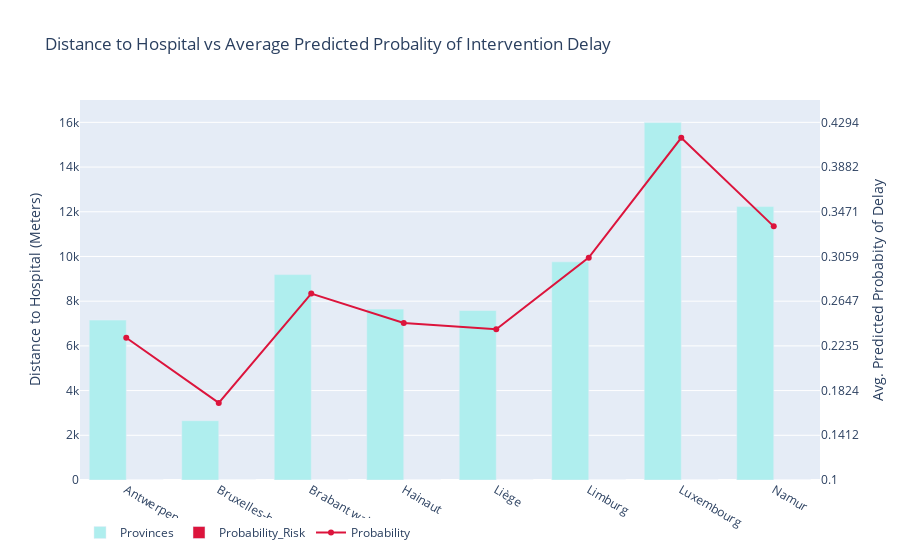

The notebook cell this image was saved under:
### Code cell
area_provinces_risk = area_provinces.merge(provinces_risk, on="province")
area_provinces_risk["province_cap"] = area_provinces_risk["province"].apply(lambda x: x.capitalize())



fig_bar = go.Figure(
    data=go.Bar(
        x=area_provinces_risk["province_cap"],
        y=area_provinces_risk["Calculated Distance destination"],
        name="Provinces",
        marker=dict(color="paleturquoise"),

    )
)

fig_bar.add_trace(
    go.Bar(
        x=area_provinces_risk["province_cap"],
        y=area_provinces_risk["Probability_Risk"],
        name="Probability_Risk",
        marker=dict(color="crimson"),
    )
)


fig_bar.add_trace(
    go.Scatter(
        x=area_provinces_risk["province_cap"],
        y=area_provinces_risk["Probability_Risk"],
        yaxis="y2",
        name="Probability",
        marker=dict(color="crimson"),
    )
)
# fig_bar.add_trace(
#     go.Scatter(
#         x=area_provinces_risk["province_cap"],
#         y=area_provinces_risk["Intervention duration"],
#         yaxis="y2",
#         name="Probability",
#         marker=dict(color="crimson"),
#     )
# )



fig_bar.update_layout(
    title="Distance to Hospital vs Average Predicted Probality of Intervention Delay",
    # title="Distance to Hospital vs Average Intervention Duration",
    legend=dict(orientation="h"),
    yaxis=dict(
        title=dict(text="Distance to Hospital (Meters)"),
        side="left",
        range=[0, 17000],
    ),
    yaxis2=dict(
        title=dict(text="Avg. Predicted Probabity of Delay"),
        side="right",
        range=[0.1, 0.45],
        overlaying="y",
        tickmode="sync",
    ),
#    yaxis2=dict(
#         title=dict(text="Avg. Predicted Probabity of Delay"),
#         side="right",
#         range=[50, 70],
#         overlaying="y",
#         tickmode="sync",
#     ),
)

# fig_bar.show()

### Figure 1 — Plotly figure (JSON) as saved in the notebook; plotly's stock layout.template omitted (floating-point values rounded to 4 significant figures)
{"data": [{"marker": {"color": "paleturquoise"}, "name": "Provinces", "type": "bar", "x": ["Antwerpen", "Bruxelles-brussel", "Brabant wallon", "Hainaut", "Liège", "Limburg", "Luxembourg", "Namur"], "y": [7153.0, 2653.0, 9190.0, 7645.0, 7582.0, 9759.0, 15990.0, 12230.0]}, {"marker": {"color": "crimson"}, "name": "Probability_Risk", "type": "bar", "x": ["Antwerpen", "Bruxelles-brussel", "Brabant wallon", "Hainaut", "Liège", "Limburg", "Luxembourg", "Namur"], "y": [0.2311, 0.171, 0.2717, 0.2446, 0.2388, 0.3048, 0.4152, 0.3336]}, {"marker": {"color": "crimson"}, "name": "Probability", "type": "scatter", "x": ["Antwerpen", "Bruxelles-brussel", "Brabant wallon", "Hainaut", "Liège", "Limburg", "Luxembourg", "Namur"], "y": [0.2311, 0.171, 0.2717, 0.2446, 0.2388, 0.3048, 0.4152, 0.3336], "yaxis": "y2"}], "layout": {"legend": {"orientation": "h"}, "title": {"text": "Distance to Hospital vs Average Predicted Probality of Intervention Delay"}, "yaxis": {"range": [0, 17000], "side": "left", "title": {"text": "Distance to Hospital (Meters)"}}, "yaxis2": {"overlaying": "y", "range": [0.1, 0.45], "side": "right", "tickmode": "sync", "title": {"text": "Avg. Predicted Probabity of Delay"}}}}
